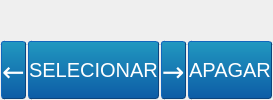
         <widget class="QWidget" name="tab_iluminacao_2">
          <property name="sizePolicy">
           <sizepolicy hsizetype="Expanding" vsizetype="Expanding">
            <horstretch>0</horstretch>
            <verstretch>0</verstretch>
           </sizepolicy>
          </property>
          <attribute name="icon">
           <iconset>
            <normaloff>../../../.designer/backup/C:/Users/Pedro_Silva/.designer/backup/img/Color_wheel.png</normaloff>../../../.designer/backup/C:/Users/Pedro_Silva/.designer/backup/img/Color_wheel.png</iconset>
          </attribute>
          <attribute name="title">
           <string>Iluminação</string>
          </attribute>
          <layout class="QGridLayout" name="gridLayout_4">
           <property name="leftMargin">
            <number>0</number>
           </property>
           <property name="topMargin">
            <number>0</number>
           </property>
           <property name="rightMargin">
            <number>0</number>
           </property>
           <property name="bottomMargin">
            <number>0</number>
           </property>
           <item row="0" column="0">
            <layout class="QVBoxLayout" name="verticalLayout" stretch="20,3">
             <property name="spacing">
              <number>0</number>
             </property>
             <item>
              <widget class="QLabel" name="label_img_cenario">
               <property name="sizePolicy">
                <sizepolicy hsizetype="Expanding" vsizetype="Expanding">
                 <horstretch>0</horstretch>
                 <verstretch>0</verstretch>
                </sizepolicy>
               </property>
               <property name="maximumSize">
                <size>
                 <width>2000</width>
                 <height>2000</height>
                </size>
               </property>
               <property name="text">
                <string/>
               </property>
               <property name="pixmap">
                <pixmap>../../../.designer/backup/C:/Users/Pedro_Silva/.designer/backup/img/imagem1.jpg</pixmap>
               </property>
               <property name="scaledContents">
                <bool>true</bool>
               </property>
               <property name="alignment">
                <set>Qt::AlignCenter</set>
               </property>
              </widget>
             </item>
             <item>
              <layout class="QHBoxLayout" name="horizontalLayout_4">
               <item>
                <widget class="QPushButton" name="button_cenario_esquerda">
                 <property name="sizePolicy">
                  <sizepolicy hsizetype="Expanding" vsizetype="Fixed">
                   <horstretch>0</horstretch>
                   <verstretch>0</verstretch>
                  </sizepolicy>
                 </property>
                 <property name="minimumSize">
                  <size>
                   <width>0</width>
                   <height>60</height>
                  </size>
                 </property>
                 <property name="baseSize">
                  <size>
                   <width>200</width>
                   <height>60</height>
                  </size>
                 </property>
                 <property name="styleSheet">
                  <string notr="true">    QPushButton
    {
    font: 20pt Aria, italicl;
    margin: 1px;
    border-color: #0c457e;
    border-style: outset;
    border-radius: 3px;
    border-width: 1px;
    color: white;
    background-color: qlineargradient(x1: 0, y1: 0, x2: 0, y2: 1, stop: 0 #2198c0, stop: 1 #0d5ca6);
    }

    QPushButton:pressed
    {
    background-color: qlineargradient(x1: 0, y1: 0, x2: 0, y2: 1, stop: 0 #0d5ca6, stop: 1 #2198c0);
    }</string>
                 </property>
                 <property name="text">
                  <string>←</string>
                 </property>
                </widget>
               </item>
               <item>
                <widget class="QPushButton" name="select_cenario">
                 <property name="sizePolicy">
                  <sizepolicy hsizetype="Expanding" vsizetype="Fixed">
                   <horstretch>0</horstretch>
                   <verstretch>0</verstretch>
                  </sizepolicy>
                 </property>
                 <property name="minimumSize">
                  <size>
                   <width>0</width>
                   <height>60</height>
                  </size>
                 </property>
                 <property name="styleSheet">
                  <string notr="true">    QPushButton
    {
    font: 15pt Arial;
    margin: 1px;
    border-color: #0c457e;
    border-style: outset;
    border-radius: 3px;
    border-width: 1px;
    color: white;
    background-color: qlineargradient(x1: 0, y1: 0, x2: 0, y2: 1, stop: 0 #2198c0, stop: 1 #0d5ca6);
    }

    QPushButton:pressed
    {
    background-color: qlineargradient(x1: 0, y1: 0, x2: 0, y2: 1, stop: 0 #0d5ca6, stop: 1 #2198c0);
    }</string>
                 </property>
                 <property name="text">
                  <string>SELECIONAR</string>
                 </property>
                </widget>
               </item>
               <item>
                <widget class="QPushButton" name="button_cenario_direita">
                 <property name="sizePolicy">
                  <sizepolicy hsizetype="Expanding" vsizetype="Fixed">
                   <horstretch>0</horstretch>
                   <verstretch>0</verstretch>
                  </sizepolicy>
                 </property>
                 <property name="minimumSize">
                  <size>
                   <width>0</width>
                   <height>60</height>
                  </size>
                 </property>
                 <property name="styleSheet">
                  <string notr="true">    QPushButton
    {
    font: 20pt Aria, boldl;
    margin: 1px;
    border-color: #0c457e;
    border-style: outset;
    border-radius: 3px;
    border-width: 1px;
    color: white;
    background-color: qlineargradient(x1: 0, y1: 0, x2: 0, y2: 1, stop: 0 #2198c0, stop: 1 #0d5ca6);
    }

    QPushButton:pressed
    {
    background-color: qlineargradient(x1: 0, y1: 0, x2: 0, y2: 1, stop: 0 #0d5ca6, stop: 1 #2198c0);
    }</string>
                 </property>
                 <property name="text">
                  <string>→</string>
                 </property>
                </widget>
               </item>
               <item>
                <widget class="QPushButton" name="apaga_cenario">
                 <property name="sizePolicy">
                  <sizepolicy hsizetype="Expanding" vsizetype="Fixed">
                   <horstretch>0</horstretch>
                   <verstretch>0</verstretch>
                  </sizepolicy>
                 </property>
                 <property name="minimumSize">
                  <size>
                   <width>0</width>
                   <height>60</height>
                  </size>
                 </property>
                 <property name="styleSheet">
                  <string notr="true">    QPushButton
    {
    font: 15pt Arial;
    margin: 1px;
    border-color: #0c457e;
    border-style: outset;
    border-radius: 3px;
    border-width: 1px;
    color: white;
    background-color: qlineargradient(x1: 0, y1: 0, x2: 0, y2: 1, stop: 0 #2198c0, stop: 1 #0d5ca6);
    }

    QPushButton:pressed
    {
    background-color: qlineargradient(x1: 0, y1: 0, x2: 0, y2: 1, stop: 0 #0d5ca6, stop: 1 #2198c0);
    }</string>
                 </property>
                 <property name="text">
                  <string>APAGAR</string>
                 </property>
                </widget>
               </item>
              </layout>
             </item>
            </layout>
           </item>
          </layout>
         </widget>
